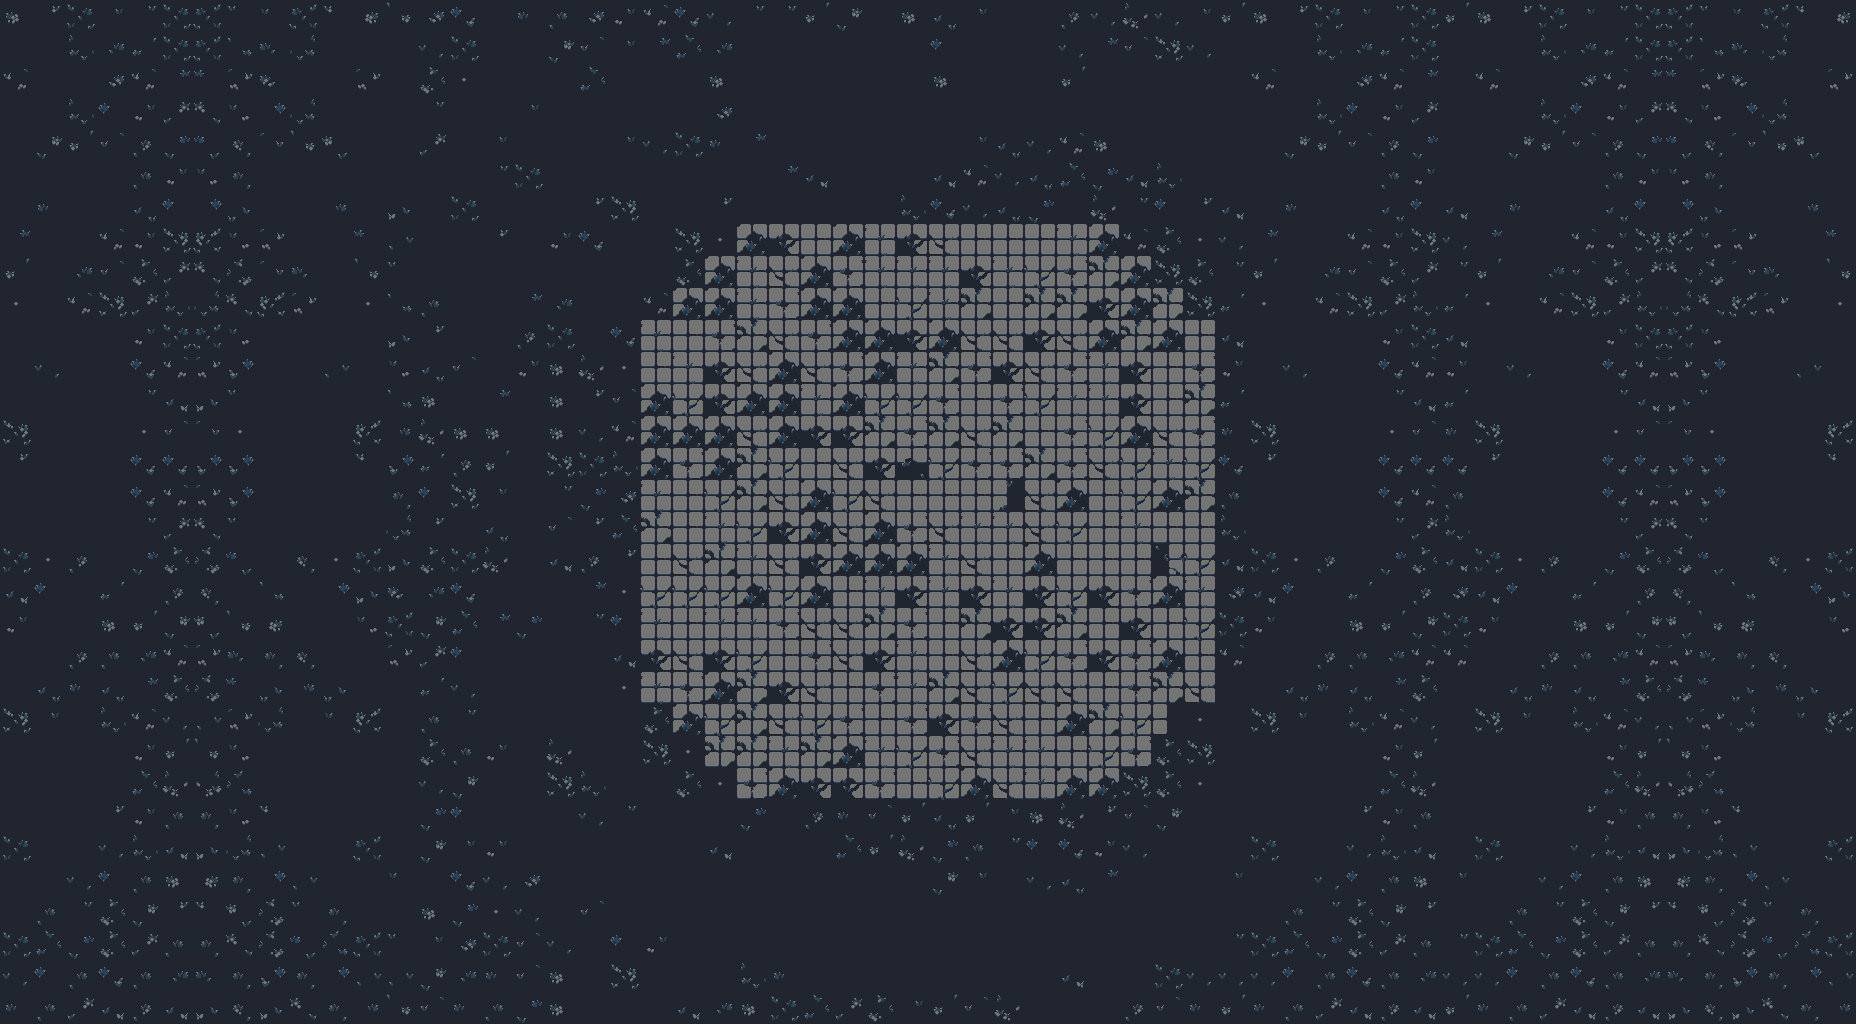

Rendered tile map (Tiled .tmx) drawn with the repository's tilesets; below, a short description and the map source with its tile grids summarised:
An orthogonal 58x32 tile map with 32x32 px tiles, 1 tile layer (Background) and 31 objects (2x random, player_1, player_2, player_3, player_4, ...).

<map version="1.9" tiledversion="1.9.2" orientation="orthogonal" renderorder="right-down" width="58" height="32" tilewidth="32" tileheight="32" infinite="0" backgroundcolor="#212530" nextlayerid="7" nextobjectid="104">
 <tileset firstgid="1" source="grass.tsx" />
 <layer id="1" name="Background" width="58" height="32">
  <data>[1856 cells, 1856 non-empty, 44 distinct tile ids]</data>
 </layer>
 <objectgroup color="#00ffff" id="3" name="Players" class="players">
  <object id="7" name="Player 1" class="player_1" x="90.6507" y="442.76" width="40" height="40">
   <properties>
    <property name="color" type="color" value="#ff23eb8d" />
    <property name="player_id" type="int" value="1" />
   </properties>
  </object>
  <object id="10" name="Player 2" class="player_2" x="1723.41" y="440.848" width="40" height="40">
   <properties>
    <property name="color" type="color" value="#fff1525b" />
    <property name="player_id" type="int" value="2" />
   </properties>
  </object>
  <object id="11" name="Player 3" class="player_3" x="90.6507" y="542.471" width="40" height="40">
   <properties>
    <property name="color" type="color" value="#ff23eb8d" />
    <property name="player_id" type="int" value="3" />
   </properties>
  </object>
  <object id="12" name="Player 4" class="player_4" x="1723.41" y="542.536" width="40" height="40">
   <properties>
    <property name="color" type="color" value="#fff1525b" />
    <property name="player_id" type="int" value="4" />
   </properties>
  </object>
  <object id="13" name="Player 5" class="player_5" x="90.6507" y="342.822" width="40" height="40">
   <properties>
    <property name="color" type="color" value="#ff23eb8d" />
    <property name="player_id" type="int" value="5" />
   </properties>
  </object>
  <object id="14" name="Player 6" class="player_6" x="1723.41" y="341.409" width="40" height="40">
   <properties>
    <property name="color" type="color" value="#fff1525b" />
    <property name="player_id" type="int" value="6" />
   </properties>
  </object>
  <object id="15" name="Player 7" class="player_7" x="90.6507" y="639.779" width="40" height="40">
   <properties>
    <property name="color" type="color" value="#ff23eb8d" />
    <property name="player_id" type="int" value="7" />
   </properties>
  </object>
  <object id="16" name="Player 8" class="player_8" x="1723.41" y="641.475" width="40" height="40">
   <properties>
    <property name="color" type="color" value="#fff1525b" />
    <property name="player_id" type="int" value="8" />
   </properties>
  </object>
 </objectgroup>
 <objectgroup color="#23eb8d" id="5" name="items">
  <object id="102" name="Random" class="random" x="891.63" y="1090.64" width="64" height="64">
   <properties>
    <property name="delay" type="float" value="10" />
    <property name="type" type="int" value="0" />
   </properties>
  </object>
  <object id="103" name="Random" class="random" x="890.03" y="167.257" width="64" height="64">
   <properties>
    <property name="delay" type="float" value="10" />
    <property name="type" type="int" value="0" />
   </properties>
  </object>
 </objectgroup>
 <objectgroup id="4" name="Boxes">
  <object id="64" x="1137.59" y="603.015" width="174.379" height="36.352" />
  <object id="65" x="1139.9" y="381.696" width="170.998" height="34.2136" />
  <object id="66" x="1022.22" y="127.232" width="34.2136" height="169.033" />
  <object id="67" x="798.765" y="127.232" width="28.8677" height="171.229" />
  <object id="68" x="543.232" y="380.627" width="176.691" height="34.2136" />
  <object id="69" x="541.094" y="607.292" width="174.262" height="29.9369" />
  <object id="73" x="384.44" y="-31.6179" width="191.936" height="191.994" />
  <object id="74" x="1278.77" y="-34.9993" width="193.179" height="192.11" />
  <object id="75" x="1279.89" y="863.894" width="187.486" height="186.417" />
  <object id="76" x="387.822" y="864.963" width="188.555" height="187.486" />
  <object id="78" x="1537.84" y="321.039" width="63.5772" height="378.239" />
  <object id="80" x="896.314" y="479.62" width="62.5661" height="63.0814" />
  <object id="81" x="895.149" y="-33.9826" width="63.0814" height="63.7511" />
  <object id="92" x="1722.07" y="-28.822" width="168.334" height="117.557">
   <properties>
    <property name="color" type="color" value="#fff1525b" />
   </properties>
  </object>
  <object id="94" x="250.3" y="319.232" width="63.5772" height="378.239" />
  <object id="95" x="-35.1474" y="932.507" width="168.334" height="117.557">
   <properties>
    <property name="color" type="color" value="#ff23eb8d" />
   </properties>
  </object>
  <object id="96" x="1705.96" y="903.458" width="168.334" height="146.606">
   <properties>
    <property name="color" type="color" value="#fff1525b" />
   </properties>
  </object>
  <object id="97" x="-31.5163" y="-24.2832" width="168.334" height="117.557">
   <properties>
    <property name="color" type="color" value="#ff23eb8d" />
   </properties>
  </object>
  <object id="98" x="799.741" y="779" width="256" height="256">
   <properties>
    <property name="displayQrCode" type="bool" value="true" />
   </properties>
  </object>
  <object id="100" x="1023.66" y="717.08" width="32.0753" height="112.782" />
  <object id="101" x="799.74" y="717.081" width="32.0753" height="112.782" />
 </objectgroup>
</map>
